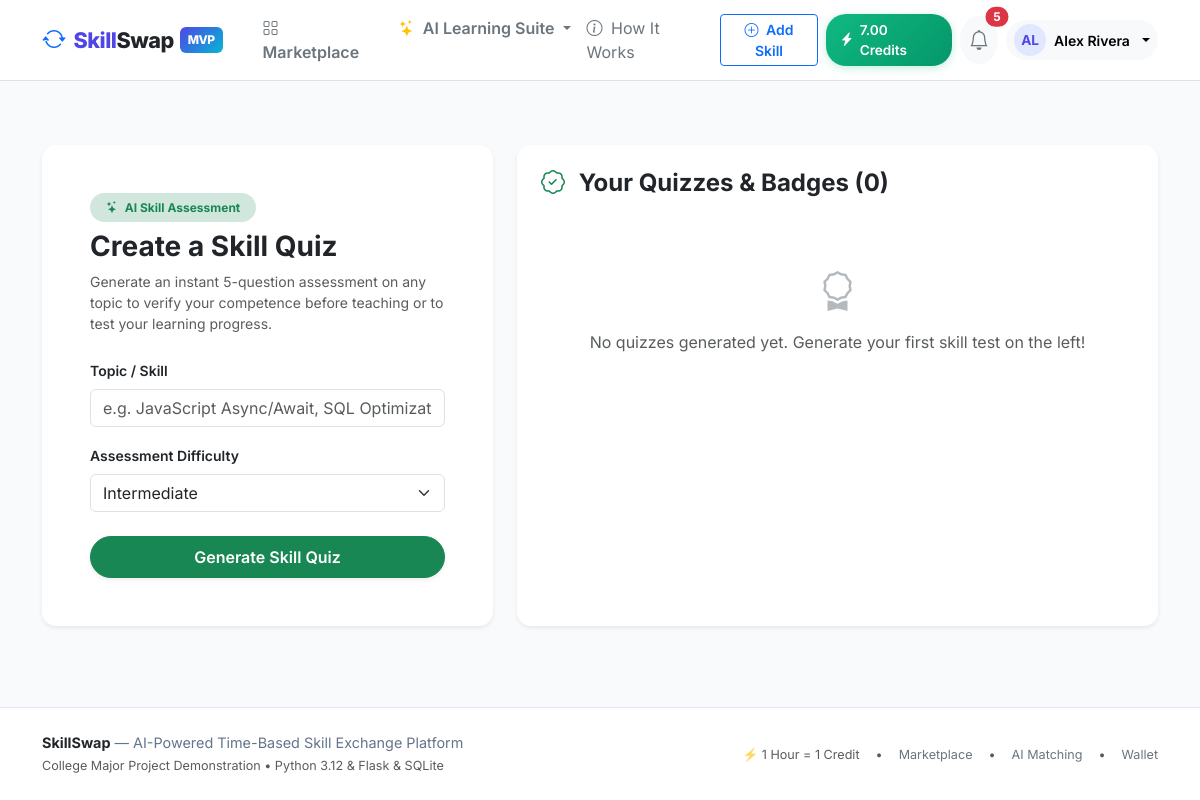
The app's page /ai/quiz (signed in) with its own data.
### app/models/wallet.py (models this page shows, shortened)
class Wallet(db.Model):
    __tablename__ = "wallets"
    id = db.Column(db.Integer, primary_key=True)
    user_id = db.Column(db.Integer, db.ForeignKey("users.id"), unique=True, nullable=False, index=True)
    available_balance = db.Column(db.Numeric(8, 2), default=Decimal("0.00"), nullable=False)
    reserved_balance = db.Column(db.Numeric(8, 2), default=Decimal("0.00"), nullable=False)
    updated_at = db.Column(db.DateTime, default=lambda: datetime.now(timezone.utc), onupdate=lambda: datetime.now(timezone.utc), nullable=False)
    user = db.relationship("User", back_populates="wallet")
    transactions = db.relationship(
        "WalletTransaction", back_populates="wallet", cascade="all, delete-orphan", order_by="desc(WalletTransaction.created_at)"
    )

### app/models/user.py (models this page shows, shortened)
class User(UserMixin, db.Model):
    __tablename__ = "users"
    id = db.Column(db.Integer, primary_key=True)
    username = db.Column(db.String(64), unique=True, nullable=False, index=True)
    email = db.Column(db.String(120), unique=True, nullable=False, index=True)
    password_hash = db.Column(db.String(256), nullable=False)
    full_name = db.Column(db.String(100), nullable=False)
    role = db.Column(db.String(20), default="user", nullable=False)  # 'user', 'admin'
    status = db.Column(db.String(20), default="active", nullable=False)  # 'active', 'suspended'
    bio = db.Column(db.Text, default="")
    headline = db.Column(db.String(150), default="")
    location = db.Column(db.String(100), default="")
    timezone = db.Column(db.String(50), default="UTC")
    avatar_path = db.Column(db.String(255), nullable=True)
    created_at = db.Column(db.DateTime, default=lambda: datetime.now(timezone.utc), nullable=False)
    updated_at = db.Column(db.DateTime, default=lambda: datetime.now(timezone.utc), onupdate=lambda: datetime.now(timezone.utc), nullable=False)
    wallet = db.relationship("Wallet", back_populates="user", uselist=False, cascade="all, delete-orphan")
    skills = db.relationship("UserSkill", back_populates="user", cascade="all, delete-orphan", lazy="dynamic")
    availability = db.relationship("AvailabilitySlot", back_populates="user", cascade="all, delete-orphan")
    bookings_as_learner = db.relationship(
        "Booking", foreign_keys="Booking.learner_id", back_populates="learner", lazy="dynamic"
    )
    bookings_as_teacher = db.relationship(
        "Booking", foreign_keys="Booking.teacher_id", back_populates="teacher", lazy="dynamic"
    )
    reviews_given = db.relationship(
        "Review", foreign_keys="Review.reviewer_id", back_populates="reviewer", lazy="dynamic"
    )
    reviews_received = db.relationship(
        "Review", foreign_keys="Review.reviewee_id", back_populates="reviewee", lazy="dynamic"
    )
    notifications = db.relationship("Notification", back_populates="user", cascade="all, delete-orphan", lazy="dynamic")
    roadmaps = db.relationship("LearningRoadmap", back_populates="user", cascade="all, delete-orphan", lazy="dynamic")
    quizzes = db.relationship("GeneratedQuiz", back_populates="user", cascade="all, delete-orphan", lazy="dynamic")
    ai_conversations = db.relationship("AIConversation", back_populates="user", cascade="all, delete-orphan", lazy="dynamic")
    ai_prefs = db.relationship("UserAIPrefs", back_populates="user", uselist=False, cascade="all, delete-orphan")
    @property
    def is_admin(self) -> bool:
        return self.role == "admin"
    @property
    def is_active(self) -> bool:
        return self.status == "active"

### app/ai/routes.py (the view, shortened to what this page needs)
@bp.route("/quiz", methods=["GET", "POST"])
@login_required
def quiz_index():
    form = QuizRequestForm()
    user_quizzes = (
        GeneratedQuiz.query.filter_by(user_id=current_user.id)
        .order_by(GeneratedQuiz.created_at.desc())
        .all()
    )
    return render_template("ai/quiz_list.html", form=form, quizzes=user_quizzes)

### app/ai/forms.py
class QuizRequestForm(FlaskForm):
    skill_title = StringField(
        "Topic / Skill",
        validators=[DataRequired(), Length(min=2, max=100)],
        render_kw={"placeholder": "e.g. JavaScript Async/Await, SQL Optimization, Git Workflows..."},
    )
    difficulty = SelectField(
        "Assessment Difficulty",
        choices=[
            ("Beginner", "Beginner"),
            ("Intermediate", "Intermediate"),
            ("Advanced", "Advanced"),
        ],
        default="Intermediate",
    )
    submit = SubmitField("Generate Skill Quiz")

### app/services/notification_service.py (called while the page is built)
def get_unread_count(user_id: int) -> int:
    return Notification.query.filter_by(user_id=user_id, is_read=False).count()

### app/templates/ai/quiz_list.html (shortened to what this page needs)
{% extends "base.html" %}
{% block content %}
<div class="container py-4">
  <div class="row g-4 mb-4">
    <div class="col-lg-5">
      <div class="card p-4 p-md-5 border-0 shadow-sm h-100">
        <div class="d-flex align-items-center gap-2 mb-2">
          <span class="badge bg-success-subtle text-success fw-bold px-3 py-2 rounded-pill">
            <i class="bi bi-stars me-1"></i> AI Skill Assessment
          </span>
        </div>
        <h3 class="fw-bold mb-2">Create a Skill Quiz</h3>
        <p class="text-muted small mb-4">
          Generate an instant 5-question assessment on any topic to verify your competence before teaching or to test your learning progress.
        </p>
        <form method="POST" action="{{ url_for('ai.quiz_index') }}">
          <div class="mb-3">
            {{ form.skill_title.label(class="form-label fw-semibold small") }}
            {{ form.skill_title(class="form-control" + (" is-invalid" if form.skill_title.errors else "")) }}
          </div>
          <div class="mb-4">
            {{ form.difficulty.label(class="form-label fw-semibold small") }}
            {{ form.difficulty(class="form-select" + (" is-invalid" if form.difficulty.errors else "")) }}
          </div>
          {{ form.submit(class="btn btn-success w-100 py-2 fw-semibold rounded-pill shadow-sm") }}
        </form>
      </div>
    </div>
    <div class="col-lg-7">
      <div class="card p-4 border-0 shadow-sm h-100">
        <h4 class="fw-bold mb-3">
          <i class="bi bi-patch-check text-success me-2"></i> Your Quizzes & Badges ({{ quizzes|length }})
        </h4>
        {% if quizzes %}
          <div class="d-flex flex-column gap-3">
            {% for q in quizzes %}
              <div class="p-3 bg-light rounded-3 border card-hover">
                <div class="d-flex justify-content-between align-items-start mb-2">
                  <div>
                    <h5 class="fw-bold mb-0 text-dark">{{ q.skill_title }}</h5>
                    <span class="badge bg-secondary-subtle text-secondary small">{{ q.difficulty }}</span>
                  </div>
                  {% set latest = q.attempts[0] if q.attempts else none %}
                  {% if latest %}
                    {% if latest.passed %}
                      <span class="badge bg-success-subtle text-success fs-6 fw-bold">
                        <i class="bi bi-patch-check-fill me-1"></i> Passed ({{ latest.score }}/{{ latest.total_questions }})
                      </span>
                    {% else %}
                      <span class="badge bg-warning-subtle text-dark fs-6 fw-bold">
                        Score: {{ latest.score }}/{{ latest.total_questions }}
                      </span>
                    {% endif %}
                  {% else %}
                    <span class="badge bg-light text-secondary border">Not Attempted</span>
                  {% endif %}
                </div>
                <div class="d-flex justify-content-between align-items-center pt-2 mt-2 border-top">
                  <span class="text-muted" style="font-size: 0.75rem;">Created {{ q.created_at.strftime('%b %d, %Y') }}</span>
                  <div class="d-flex gap-2">
                    {% if latest %}
                      <a href="{{ url_for('ai.quiz_take', quiz_id=q.id, view_result=1) }}" class="btn btn-sm btn-outline-secondary rounded-pill">
                        View Review
                      </a>
                    {% endif %}
                    <a href="{{ url_for('ai.quiz_take', quiz_id=q.id) }}" class="btn btn-sm btn-primary rounded-pill px-3">
                      {% if latest %}Retake Quiz{% else %}Take Quiz{% endif %}
                    </a>
                  </div>
                </div>
              </div>
            {% endfor %}
          </div>
        {% else %}
          <div class="text-center py-5 text-muted">
            <i class="bi bi-award fs-1 text-secondary opacity-50 d-block mb-2"></i>
            No quizzes generated yet. Generate your first skill test on the left!
          </div>
        {% endif %}
      </div>
    </div>
  </div>
</div>
{% endblock %}

### app/templates/base.html (shortened to what this page needs)
<!DOCTYPE html>
<html lang="en">
<head>
  <link href="https://cdn.jsdelivr.net/npm/bootstrap@5.3.3/dist/css/bootstrap.min.css" rel="stylesheet">
  <link rel="stylesheet" href="https://cdn.jsdelivr.net/npm/bootstrap-icons@1.11.3/font/bootstrap-icons.min.css">
  <link rel="stylesheet" href="{{ url_for('static', filename='css/custom.css') }}">
</head>
<body>
  <nav class="navbar navbar-expand-lg navbar-light bg-white border-bottom sticky-top py-2">
    <div class="container">
      <a class="navbar-brand d-flex align-items-center" href="{{ url_for('dashboard.index') }}">
        <i class="bi bi-arrow-repeat text-primary me-2 fs-4"></i>
        <span>Skill<span class="text-dark">Swap</span></span>
        <span class="brand-badge">MVP</span>
      </a>
      <div class="collapse navbar-collapse" id="navbarMain">
        <ul class="navbar-nav me-auto mb-2 mb-lg-0 ms-lg-3">
          <li class="nav-item">
            <a class="nav-link fw-semibold text-secondary" href="{{ url_for('skills.index') }}">
              <i class="bi bi-grid me-1"></i> Marketplace
            </a>
          </li>
          <li class="nav-item dropdown">
            <a class="nav-link dropdown-toggle fw-semibold text-secondary" href="#" role="button" data-bs-toggle="dropdown">
              <i class="bi bi-stars text-warning me-1"></i> AI Learning Suite
            </a>
          </li>
          <li class="nav-item">
            <a class="nav-link text-secondary" href="#" data-bs-toggle="modal" data-bs-target="#howItWorksModal">
              <i class="bi bi-info-circle me-1"></i> How It Works
            </a>
          </li>
        </ul>
        <div class="d-flex align-items-center gap-2">
          {% if current_user.is_authenticated %}
            <a href="{{ url_for('skills.new') }}" class="btn btn-outline-primary btn-sm fw-semibold d-none d-md-inline-block">
              <i class="bi bi-plus-circle me-1"></i> Add Skill
            </a>
            <a href="{{ url_for('wallet.index') }}" class="credit-pill" title="1 Hour Teaching = 1 Credit">
              <i class="bi bi-lightning-charge-fill"></i>
              <span>{{ current_user.wallet.available_balance if current_user.wallet else '0.00' }} Credits</span>
            </a>
            <a href="{{ url_for('notifications.index') }}" class="btn btn-light position-relative p-2 rounded-circle" title="Notifications">
              <i class="bi bi-bell fs-5 text-secondary"></i>
              {% if unread_count > 0 %}
                <span class="position-absolute top-0 start-100 translate-middle badge rounded-pill bg-danger">
                  {{ unread_count }}
                </span>
              {% endif %}
            </a>
            <div class="dropdown">
              <button class="btn btn-light dropdown-toggle d-flex align-items-center gap-2 border-0 rounded-pill px-2 py-1" data-bs-toggle="dropdown">
                <div class="avatar-circle" style="width: 32px; height: 32px; font-size: 0.85rem;">
                  {{ current_user.username[:2].upper() }}
                </div>
                <span class="fw-semibold small d-none d-lg-inline">{{ current_user.full_name }}</span>
              </button>
            </div>
          {% else %}
            <a href="{{ url_for('auth.login') }}" class="btn btn-link text-decoration-none text-secondary fw-semibold">Sign In</a>
            <a href="{{ url_for('auth.register') }}" class="btn btn-primary fw-semibold shadow-sm">
              Get Started <span class="badge bg-warning text-dark ms-1">+2.0 Cr</span>
            </a>
          {% endif %}
        </div>
      </div>
    </div>
  </nav>
  <main class="py-4">
    {% block content %}{% endblock %}
  </main>
  <footer class="mt-auto">
    <div class="container">
      <div class="row gy-3 align-items-center">
        <div class="col-md-6 text-center text-md-start">
          <span class="fw-bold text-dark">SkillSwap</span> — AI-Powered Time-Based Skill Exchange Platform
          <div class="text-muted small mt-1">College Major Project Demonstration • Python 3.12 & Flask & SQLite</div>
        </div>
        <div class="col-md-6 text-center text-md-end">
          <div class="d-inline-flex gap-3 text-muted small">
            <span>⚡ 1 Hour = 1 Credit</span>
            <span>•</span>
            <a href="{{ url_for('skills.index') }}" class="text-decoration-none text-secondary">Marketplace</a>
            <span>•</span>
            <a href="{{ url_for('ai.matching') }}" class="text-decoration-none text-secondary">AI Matching</a>
            <span>•</span>
            <a href="{{ url_for('wallet.index') }}" class="text-decoration-none text-secondary">Wallet</a>
          </div>
        </div>
      </div>
    </div>
  </footer>
</body>
</html>

### app/static/css/custom.css (style rules this page uses)
:root { --primary: #4f46e5; --primary-hover: #4338ca; --primary-light: #e0e7ff; --accent: #10b981; --accent-hover: #059669; --accent-light: #d1fae5; --dark: #0f172a; --dark-surface: #1e293b; --gray-border: #e2e8f0; --gray-bg: #f8fafc; --font-family: 'Inter', system-ui, -apple-system, sans-serif; }
body { font-family: var(--font-family); background-color: var(--gray-bg); color: #334155; min-height: 100vh; display: flex; flex-direction: column; }
main { flex: 1; }
.navbar-brand { font-weight: 800; font-size: 1.35rem; letter-spacing: -0.5px; color: var(--primary) !important; }
.navbar-brand .brand-badge { background: linear-gradient(135deg, #4f46e5 0%, #06b6d4 100%); color: white; padding: 4px 8px; border-radius: 6px; font-size: 0.75rem; vertical-align: middle; margin-left: 6px; }
.credit-pill { background: linear-gradient(135deg, #10b981 0%, #059669 100%); color: white !important; font-weight: 600; border-radius: 20px; padding: 6px 14px; display: inline-flex; align-items: center; gap: 6px; font-size: 0.85rem; text-decoration: none; box-shadow: 0 2px 8px rgba(16, 185, 129, 0.25); transition: transform 0.15s ease; }
.card { border: 1px solid var(--gray-border); border-radius: 14px; box-shadow: 0 4px 15px -2px rgba(15, 23, 42, 0.04); transition: transform 0.2s ease, box-shadow 0.2s ease; background: white; }
.avatar-circle { width: 44px; height: 44px; border-radius: 50%; background: var(--primary-light); color: var(--primary); font-weight: 700; display: inline-flex; align-items: center; justify-content: center; font-size: 1.1rem; }
footer { background: white; border-top: 1px solid var(--gray-border); padding: 24px 0; font-size: 0.9rem; color: #64748b; }

### records on screen
Wallet: wallet "7.00"
User: username "AL", full_name "Alex Rivera"

### other values on screen
{{ unread_count }} "5"
{{ quizzes|length }} "0"
